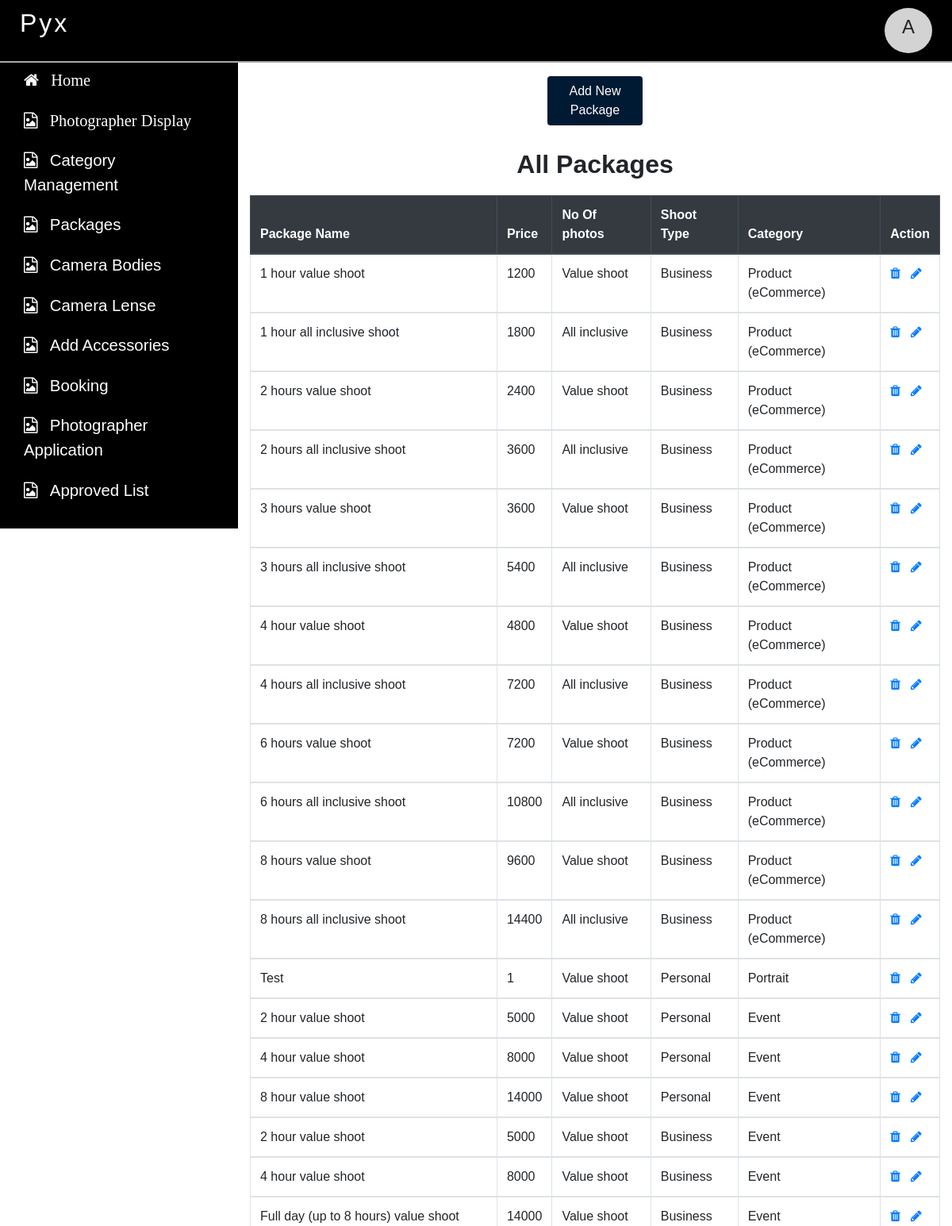
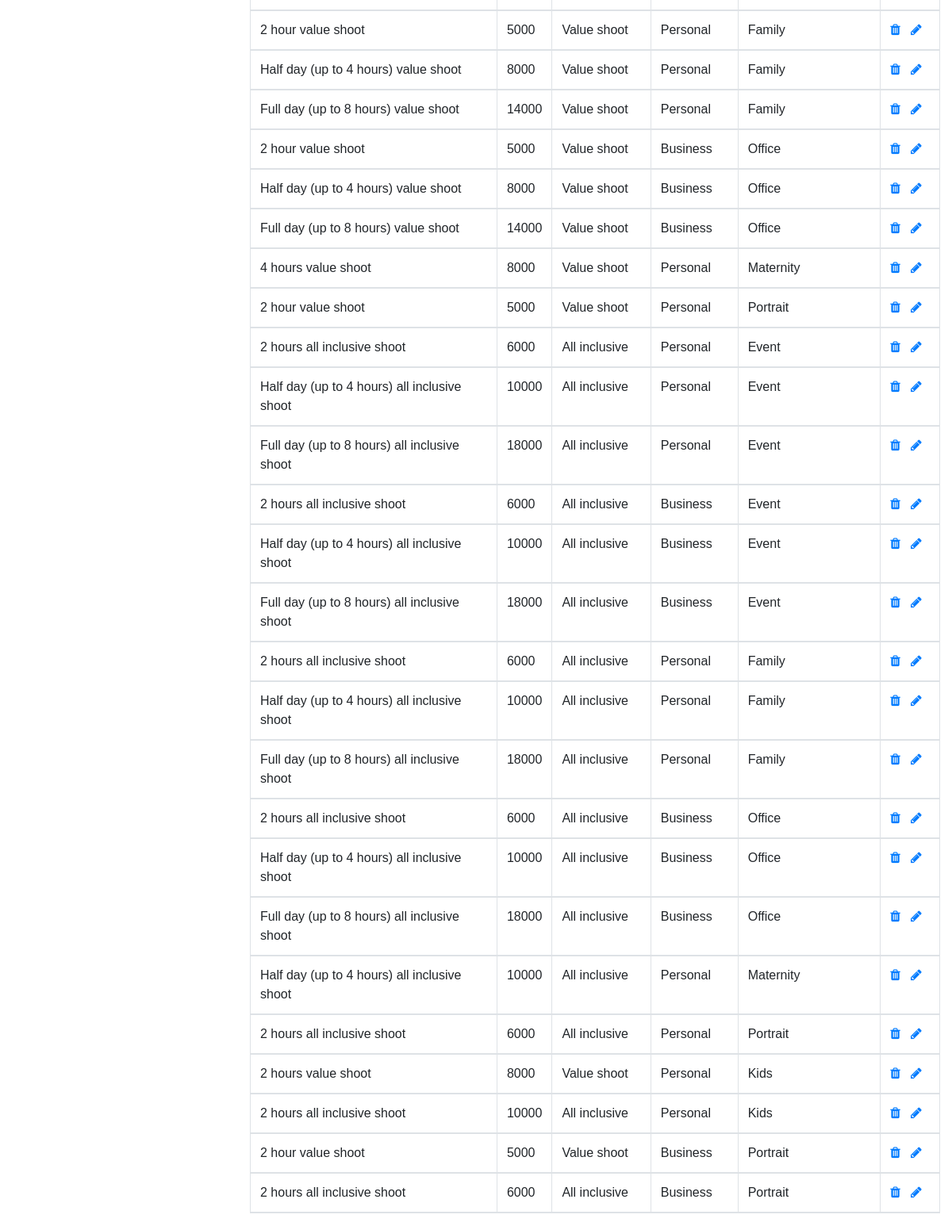
The app's page /dashboard/package.php (signed in) with its own data (2 pictures, top to bottom).
### tables this page shows
CREATE TABLE `package` (
  `package_id` bigint(20) NOT NULL,
  `package_title` longtext NOT NULL,
  `package_price` varchar(255) NOT NULL,
  `package_desc` longtext NOT NULL,
  `package_image` varchar(255) NOT NULL,
  `packagefor` bigint(20) NOT NULL,
  `shoot_type` varchar(255) NOT NULL,
  `No_ofphotos` varchar(255) NOT NULL,
  `duration` bigint(20) NOT NULL
);

CREATE TABLE `category` (
  `category_id` bigint(20) NOT NULL,
  `category_name` varchar(255) NOT NULL,
  `category_image` varchar(255) NOT NULL,
  `for_page` varchar(255) NOT NULL,
  `shoot_type` varchar(255) NOT NULL,
  `at_studio` varchar(255) NOT NULL
);

### dashboard/package.php (the view, shortened to what this page needs)
<?php include('connection.php');
  if(isset($_SESSION['email']))
  {
?>
<!DOCTYPE html>
<html>
<head>
	<?php include('link.php');?>
</head>
<body>
<div class="container-fluid fixed-top">
	<div class="row" style="padding:0px">
		 	<?php include('topbar.php');?>
    </div>
</div>
<div class="container-fluid">
		<div class="row">
		     <?php include('sidebar.php'); ?>
		<div class="col-xs-12 col-sm-12 col-md-9 col-lg-9" id="maincontent">
			<div class="row justify-content-md-center" style="margin-top:10px">
				<div class="col-sm-2">
					<button type="button" class="btn" data-target="#exampleModal" data-toggle='modal'>Add New Package</button>
				</div>
			</div>
			<div class="row" style="margin-top:30px">
				<div class="col-sm-12">
					<h2 style="text-align:center;font-weight: bold;margin-bottom:20px">All Packages</h2>
				</div>
				<div class="col-sm-12">
					<table class="table table-hover table-bordered">
            		<thead class="thead-dark">
 	                  <tr>
                        <th scope="col">Package Name</th>
                        <th scope="col">Price</th>
                        <th scope="col">No Of photos</th>
                        <th scope="col">Shoot Type</th>
                         <th scope="col">Category</th>
                        <th scope="col">Action</th>
  	                 </tr>
  	                <tboady>
  	                	<?php
  	                	$sql="select package.*,category.category_name from package left join category on category.category_id=package.packagefor";
  	                	$re=mysqli_query($conn,$sql);
  	                	while($row=mysqli_fetch_assoc($re))
  	                	{
  	                		echo "<tr>
  	                		         <td>".$row['package_title']."</td>
  	                		         <td>".$row['package_price']."</td>
  	                		         <td>".$row['No_ofphotos']."</td>
  	                		         <td>".$row['shoot_type']."</td>";
  	                		         if($row['shoot_type']=='All')
  	                		         {
  	                		             echo "<td>This Package is for All categories</td>";
  	                		         }
  	                		         else
  	                		         {
  	                		             echo "<td>".$row['category_name']."</td>";
  	                		         }
  	                		         echo"
  	                		         <td> <a href='package.php?delid=".$row['package_id']."'><i class='fa fa-trash'></i></a>&nbsp;&nbsp;
									       <a href='#' data-target='#editModal".$row['package_id']."' data-toggle='modal'><i class='fa fa-pencil'></i></a></td>
  	                		      </tr>";?>
  	                <?php	}
  	                	?>
  	                </tboady>
                    </thead>
            	</table>
				</div>
			</div>
		</div>
	    </div>
</div>
</body>
</html>
<?php }
else {
	echo "<script>alert('Please login First');
                  window.location='index.php';</script>";
}?>

### dashboard/style.css (style rules this page uses)
body { font-family: proxima-nova, sans-serif; }
.btn { background-color:#001a33;color:white; }
#maincontent { margin-top:76px;padding-top:10px; }

### records on screen
package: package_title "1 hour value shoot", package_price "1200", No_ofphotos "Value shoot", shoot_type "Business", category.category_name "Product (eCommerce)"
package: package_title "1 hour all inclusive shoot", package_price "1800", No_ofphotos "All inclusive", shoot_type "Business", category.category_name "Product (eCommerce)"
package: package_title "2 hours value shoot", package_price "2400", No_ofphotos "Value shoot", shoot_type "Business", category.category_name "Product (eCommerce)"
package: package_title "2 hours all inclusive shoot", package_price "3600", No_ofphotos "All inclusive", shoot_type "Business", category.category_name "Product (eCommerce)"
package: package_title "3 hours value shoot", package_price "3600", No_ofphotos "Value shoot", shoot_type "Business", category.category_name "Product (eCommerce)"
package: package_title "3 hours all inclusive shoot", package_price "5400", No_ofphotos "All inclusive", shoot_type "Business", category.category_name "Product (eCommerce)"
package: package_title "4 hour value shoot", package_price "4800", No_ofphotos "Value shoot", shoot_type "Business", category.category_name "Product (eCommerce)"
package: package_title "4 hours all inclusive shoot", package_price "7200", No_ofphotos "All inclusive", shoot_type "Business", category.category_name "Product (eCommerce)"
package: package_title "6 hours value shoot", package_price "7200", No_ofphotos "Value shoot", shoot_type "Business", category.category_name "Product (eCommerce)"
package: package_title "6 hours all inclusive shoot", package_price "10800", No_ofphotos "All inclusive", shoot_type "Business", category.category_name "Product (eCommerce)"
package: package_title "8 hours value shoot", package_price "9600", No_ofphotos "Value shoot", shoot_type "Business", category.category_name "Product (eCommerce)"
package: package_title "8 hours all inclusive shoot", package_price "14400", No_ofphotos "All inclusive", shoot_type "Business", category.category_name "Product (eCommerce)"
package: package_title "Test", package_price "1", No_ofphotos "Value shoot", shoot_type "Personal", category.category_name "Portrait"
package: package_title "2 hour value shoot", package_price "5000", No_ofphotos "Value shoot", shoot_type "Personal", category.category_name "Event"
package: package_title "4 hour value shoot", package_price "8000", No_ofphotos "Value shoot", shoot_type "Personal", category.category_name "Event"
package: package_title "8 hour value shoot", package_price "14000", No_ofphotos "Value shoot", shoot_type "Personal", category.category_name "Event"
package: package_title "2 hour value shoot", package_price "5000", No_ofphotos "Value shoot", shoot_type "Business", category.category_name "Event"
package: package_title "4 hour value shoot", package_price "8000", No_ofphotos "Value shoot", shoot_type "Business", category.category_name "Event"

### other values on screen
$_SESSION['email'][0] "A"
